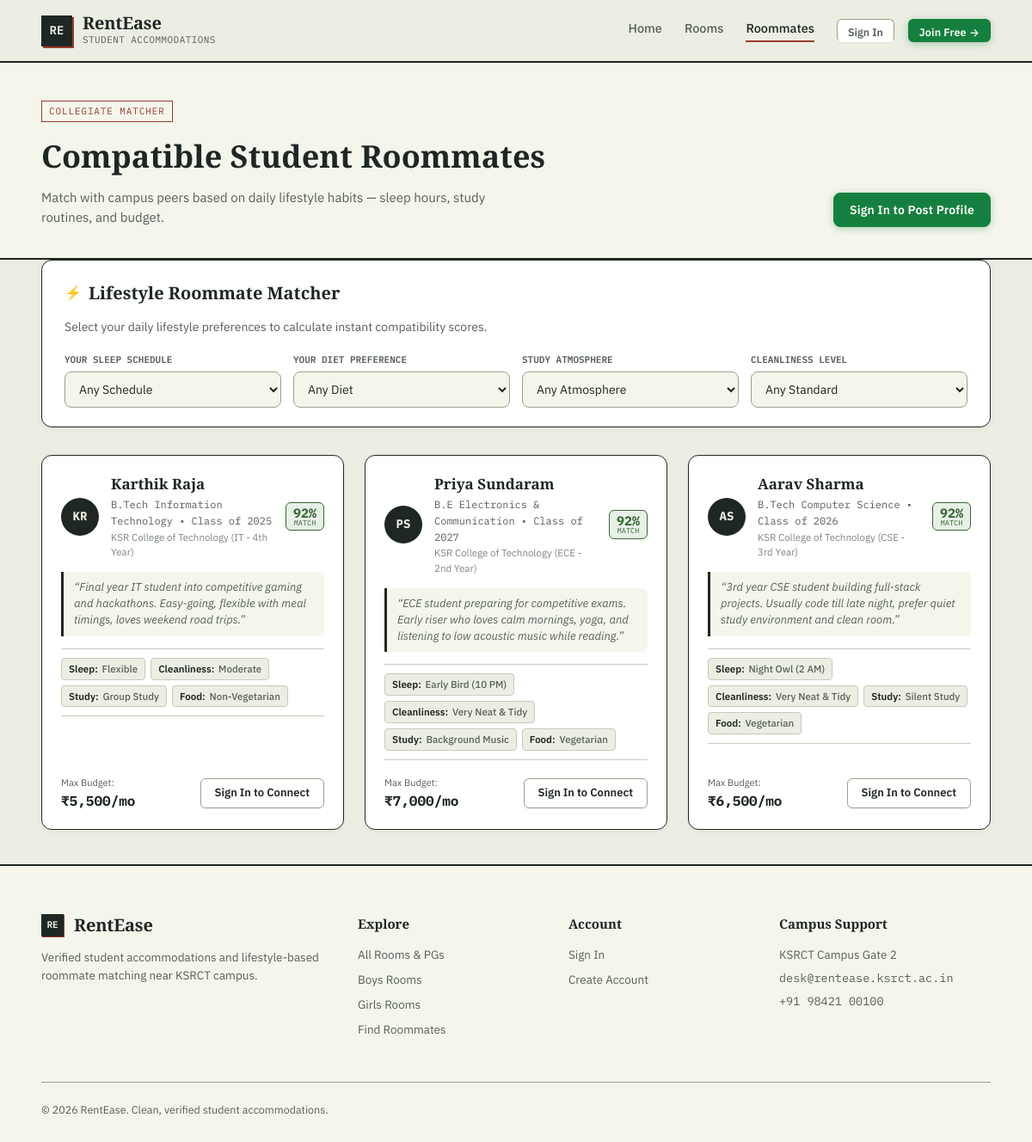
Page /roommates on the committed database.
### tables this page shows
CREATE TABLE roommate_profiles (
        id INTEGER PRIMARY KEY AUTOINCREMENT,
        user_id INTEGER UNIQUE NOT NULL,
        bio TEXT,
        budget_max INTEGER NOT NULL,
        sleep_schedule TEXT NOT NULL, -- 'Early Bird (10 PM)', 'Night Owl (2 AM)', 'Flexible'
        cleanliness TEXT NOT NULL,    -- 'Very Neat & Tidy', 'Moderate', 'Relaxed'
        study_habit TEXT NOT NULL,    -- 'Silent Study', 'Background Music', 'Group Study'
        food_pref TEXT NOT NULL,      -- 'Vegetarian', 'Non-Vegetarian', 'Any'
        major TEXT NOT NULL,
        graduation_year TEXT,
        gender TEXT NOT NULL,
        created_at TIMESTAMP DEFAULT CURRENT_TIMESTAMP,
        FOREIGN KEY (user_id) REFERENCES users (id) ON DELETE CASCADE
    );

CREATE TABLE users (
        id INTEGER PRIMARY KEY AUTOINCREMENT,
        name TEXT NOT NULL,
        email TEXT UNIQUE NOT NULL,
        password_hash TEXT NOT NULL,
        role TEXT NOT NULL DEFAULT 'student', -- 'student' or 'admin'
        phone TEXT,
        college TEXT,
        avatar_initials TEXT,
        created_at TIMESTAMP DEFAULT CURRENT_TIMESTAMP
    );

### app.py (the view)
@app.route("/roommates")
def roommates():
    conn = get_db_connection()
    profiles = conn.execute("""
        SELECT rp.*, u.name, u.email, u.phone, u.college, u.avatar_initials
        FROM roommate_profiles rp
        JOIN users u ON rp.user_id = u.id
        ORDER BY rp.id DESC
    """).fetchall()
    my_profile = None
    if "user_id" in session:
        my_profile = conn.execute("SELECT * FROM roommate_profiles WHERE user_id = ?", (session["user_id"],)).fetchone()
    conn.close()
    return render_template("roommates/index.html", profiles=profiles, my_profile=my_profile)

### app.py (called while the page is built)
@app.context_processor
def inject_current_user():
    user = None
    if "user_id" in session:
        conn = get_db_connection()
        user = conn.execute("SELECT id, name, email, role, college, phone, avatar_initials FROM users WHERE id = ?", (session["user_id"],)).fetchone()
        conn.close()
    return {"current_user": user}

### db.py (called while the page is built)
def get_db_connection():
    conn = sqlite3.connect(DB_PATH)
    conn.row_factory = sqlite3.Row
    conn.execute("PRAGMA foreign_keys = ON;")
    return conn

### templates/roommates/index.html (shortened to what this page needs)
{% extends "base.html" %}
{% block content %}
<div class="page-header">
  <div class="wrap">
    <div class="page-header-content">
      <div>
        <div class="section-badge">COLLEGIATE MATCHER</div>
        <h1>Compatible Student Roommates</h1>
        <p class="page-header-sub">
          Match with campus peers based on daily lifestyle habits — sleep hours, study routines, and budget.
        </p>
      </div>
      <div class="roommate-header-action">
        {% if current_user and current_user.role == 'student' %}
          <button type="button" class="btn btn-primary" onclick="openProfileModal()">
            {% if my_profile %}✏️ Edit Profile{% else %}+ Post Profile{% endif %}
          </button>
        {% else %}
          <a href="{{ url_for('login') }}?next={{ request.url }}" class="btn btn-primary">
            Sign In to Post Profile
          </a>
        {% endif %}
      </div>
    </div>
  </div>
</div>
<div class="roommates-section">
  <div class="wrap">
    <div class="matcher-filter-card">
      <div class="matcher-filter-title">
        <span class="filter-icon">⚡</span>
        <h3>Lifestyle Roommate Matcher</h3>
      </div>
      <p class="filter-desc">
        Select your daily lifestyle preferences to calculate instant compatibility scores.
      </p>
      <div class="matcher-controls-grid">
        <div class="matcher-field">
          <label class="matcher-label">Your Sleep Schedule</label>
          <select id="matchSleep" class="matcher-select" onchange="recalculateMatches()">
            <option value="All">Any Schedule</option>
          </select>
        </div>
        <div class="matcher-field">
          <label class="matcher-label">Your Diet Preference</label>
          <select id="matchFood" class="matcher-select" onchange="recalculateMatches()">
            <option value="All">Any Diet</option>
          </select>
        </div>
        <div class="matcher-field">
          <label class="matcher-label">Study Atmosphere</label>
          <select id="matchStudy" class="matcher-select" onchange="recalculateMatches()">
            <option value="All">Any Atmosphere</option>
          </select>
        </div>
        <div class="matcher-field">
          <label class="matcher-label">Cleanliness Level</label>
          <select id="matchClean" class="matcher-select" onchange="recalculateMatches()">
            <option value="All">Any Standard</option>
          </select>
        </div>
      </div>
    </div>
    <div class="roommates-grid" id="roommatesGrid">
      {% for p in profiles %}
      <div
        class="roommate-card"
        data-sleep="{{ p.sleep_schedule }}"
        data-food="{{ p.food_pref }}"
        data-study="{{ p.study_habit }}"
        data-clean="{{ p.cleanliness }}"
      >
        <div class="roommate-top">
          <div class="roommate-avatar">{{ p.avatar_initials or 'ST' }}</div>
          <div class="roommate-info">
            <h3 class="roommate-name">{{ p.name }}</h3>
            <p class="roommate-major mono">{{ p.major }} &bull; Class of {{ p.graduation_year or '2026' }}</p>
            <p class="roommate-college">{{ p.college }}</p>
          </div>
          <div class="compatibility-badge" id="badge-{{ p.id }}">
            <span class="match-score">92%</span>
            <span class="match-caption">Match</span>
          </div>
        </div>
        <div class="roommate-bio-box">
          <p class="roommate-bio">“{{ p.bio }}”</p>
        </div>
        <div class="roommate-habits-grid">
          <div class="habit-item">
            <span class="habit-label">Sleep:</span>
            <span class="habit-val">{{ p.sleep_schedule }}</span>
          </div>
          <div class="habit-item">
            <span class="habit-label">Cleanliness:</span>
            <span class="habit-val">{{ p.cleanliness }}</span>
          </div>
          <div class="habit-item">
            <span class="habit-label">Study:</span>
            <span class="habit-val">{{ p.study_habit }}</span>
          </div>
          <div class="habit-item">
            <span class="habit-label">Food:</span>
            <span class="habit-val">{{ p.food_pref }}</span>
          </div>
        </div>
        <div class="roommate-footer">
          <div class="roommate-budget">
            <span class="budget-label">Max Budget:</span>
            <span class="budget-val mono">₹{{ "{:,}".format(p.budget_max) }}/mo</span>
          </div>
          <div class="roommate-contact">
            {% if current_user %}
              <a href="mailto:{{ p.email }}?subject=RentEase%20Roommate%20Inquiry" class="btn btn-primary btn-sm">
                Connect via Email &rarr;
              </a>
            {% else %}
              <a href="{{ url_for('login') }}?next={{ request.url }}" class="btn btn-ghost btn-sm">
                Sign In to Connect
              </a>
            {% endif %}
          </div>
        </div>
      </div>
      {% endfor %}
    </div>
  </div>
</div>
{% endblock %}

### rows in the picture
roommate_profiles: avatar_initials "KR", name "Karthik Raja", major "B.Tech Information Technology", graduation_year "2025", college "KSR College of Technology (IT - 4th Year)", bio "Final year IT student into competitive gaming and hackathons. Easy-going, flexible with meal timings, loves weekend road trips.", sleep_schedule "Flexible", cleanliness "Moderate", study_habit "Group Study", food_pref "Non-Vegetarian", budget_max "5,500"
roommate_profiles: avatar_initials "PS", name "Priya Sundaram", major "B.E Electronics & Communication", graduation_year "2027", college "KSR College of Technology (ECE - 2nd Year)", bio "ECE student preparing for competitive exams. Early riser who loves calm mornings, yoga, and listening to low acoustic music while reading.", sleep_schedule "Early Bird (10 PM)", cleanliness "Very Neat & Tidy", study_habit "Background Music", food_pref "Vegetarian", budget_max "7,000"
roommate_profiles: avatar_initials "AS", name "Aarav Sharma", major "B.Tech Computer Science", graduation_year "2026", college "KSR College of Technology (CSE - 3rd Year)", bio "3rd year CSE student building full-stack projects. Usually code till late night, prefer quiet study environment and clean room.", sleep_schedule "Night Owl (2 AM)", cleanliness "Very Neat & Tidy", study_habit "Silent Study", food_pref "Vegetarian", budget_max "6,500"
